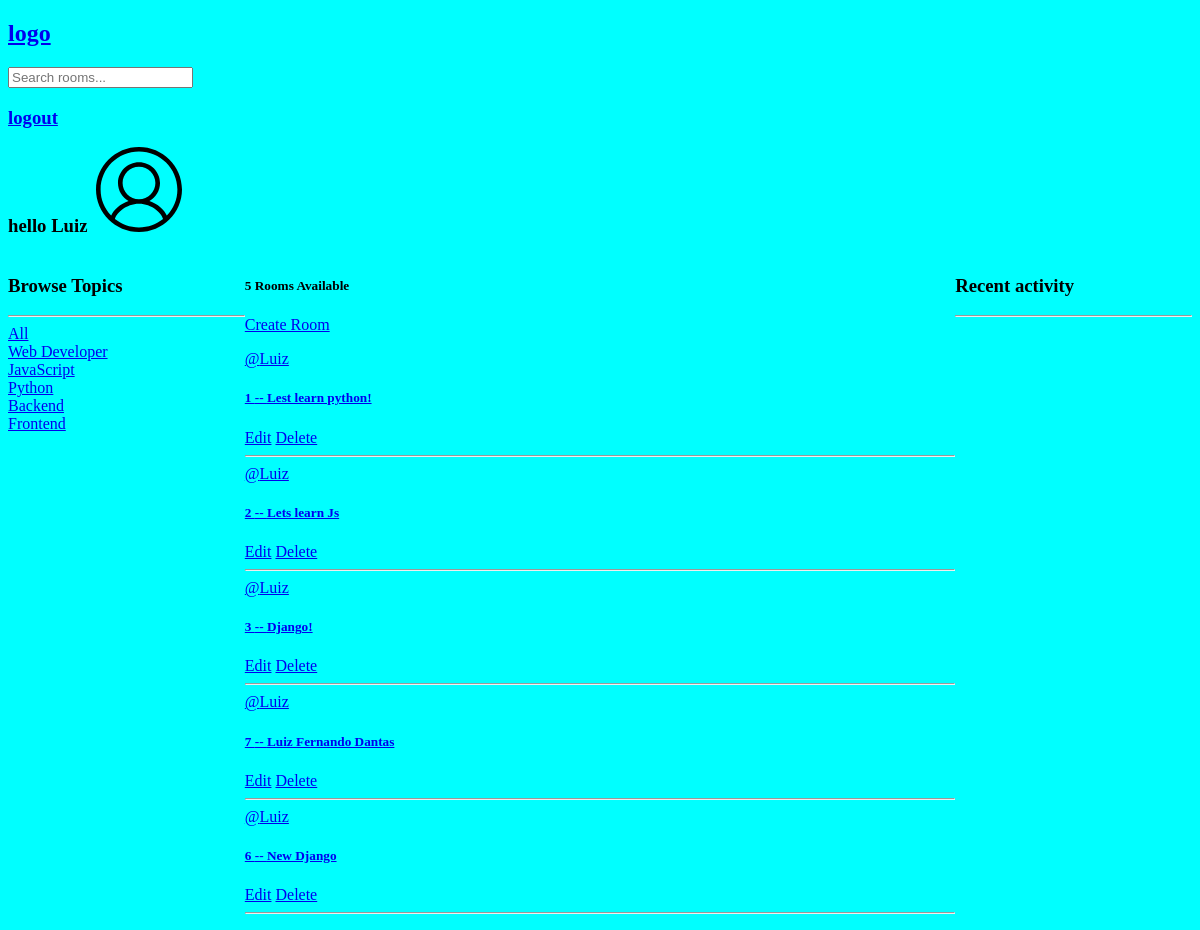
Before: / (signed in) with the older database file.
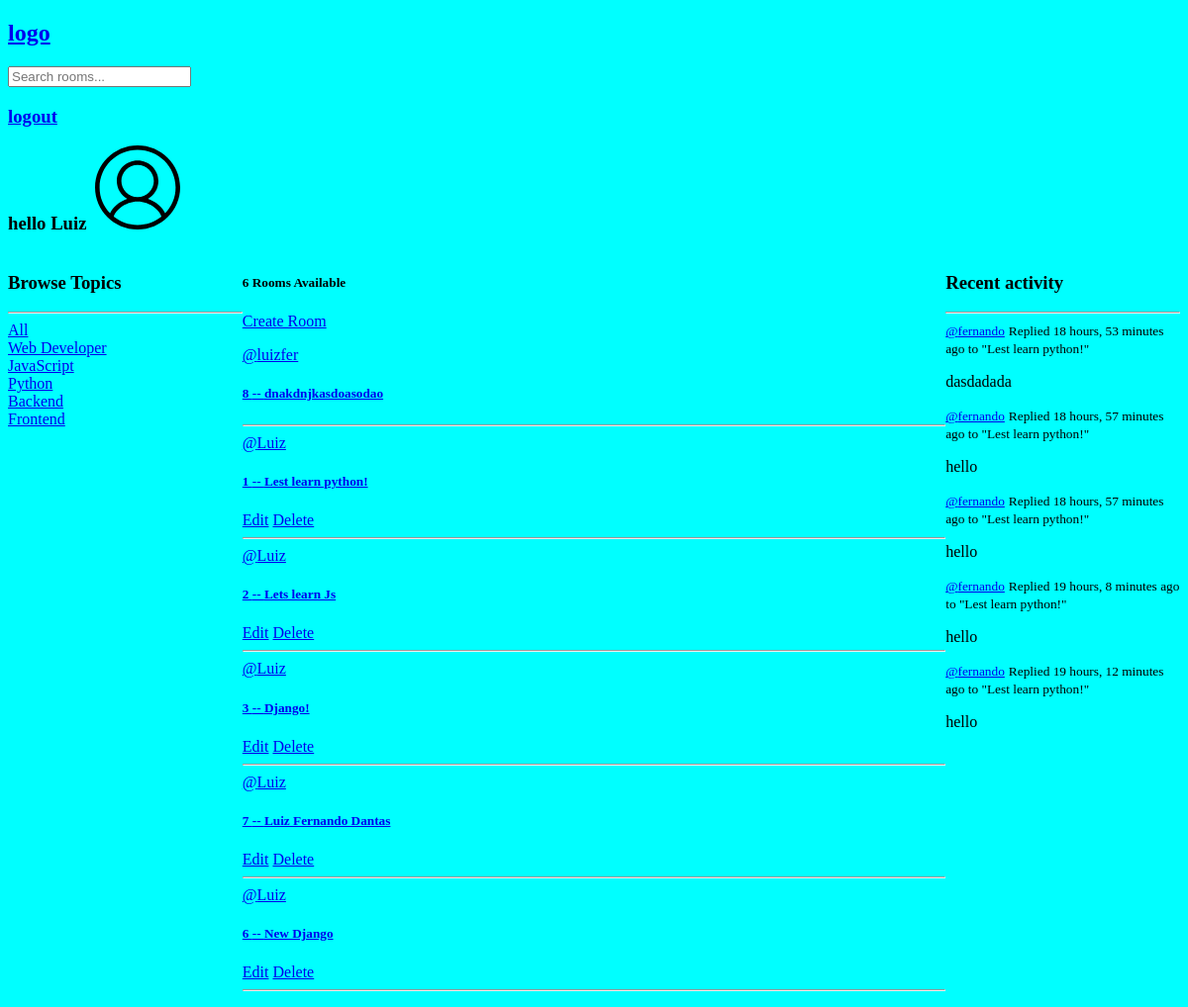
After: the same page with the newer database file.
### base/models.py (models this page shows, shortened)
class Topic(models.Model):
  name = models.CharField(max_length=200)

class Room(models.Model):
  host = models.ForeignKey(User, on_delete=models.CASCADE, null=True)
  topico = models.ForeignKey(Topic, null=True, on_delete=models.SET_NULL)
  name = models.CharField(max_length=200)
  description = models.TextField(null=True, blank=True)
  participants = models.ManyToManyField(User, related_name='participants', blank=True)
  updated = models.DateTimeField(auto_now=True)
  create = models.DateTimeField(auto_now_add=True)
  class Meta:
    ordering = ['-updated', '-create']
  def __str__(self):
    return self.name

class Message(models.Model):
  user = models.ForeignKey(User, on_delete=models.CASCADE)
  room = models.ForeignKey(Room, on_delete=models.CASCADE)
  body = models.TextField()
  updated = models.DateTimeField(auto_now=True)
  create = models.DateTimeField(auto_now_add=True)
  class Meta:
    ordering = ['-updated', '-create']
  def __str__(self):
    return self.body[0:50]

### base/views.py (the view)
# urls.py: path('',  views.home, name="home"),
def home(request):
  q = request.GET.get('q') if request.GET.get('q') != None else ''
  topics = Topic.objects.all()
  rooms = Room.objects.filter(Q(topico__name__icontains = q) | Q(name__icontains = q) | Q(description__icontains = q))
  room_message = Message.objects.filter(Q(room__topico__name__icontains = q))
  room_count = rooms.count()
  context =  {'rooms' : rooms, 'topics' : topics, 'room_count' : room_count, 'room_messages': room_message}
  return render(request,'base/home.html',context)

### base/templates/base/home.html (shortened to what this page needs)
{% extends "main.html" %}
{% block content %}
<div class="home__container">
  <div>
    {% include "base/topics__component.html" %}
  </div>
  <div>
    <div>
      <h5>{{room_count}} Rooms Available</h5>
      <p><a href="{% url 'create-room' %}">Create Room</a></p>
    </div>
    {% include "base/feed__components.html" %}
  </div>
  <div>
    {% include "base/activity__component.html" %}
  </div>
{% endblock content %}

### base/templates/base/topics__component.html
<h3>
  Browse Topics
</h3>
<hr>
<div>
  <a href="{% url "home" %}">All </a>
</div>
{% for topic in topics %}
  <div>
    <a href="{% url "home" %}?q={{topic.name}}"> {{topic.name}} </a>
  </div>
{% endfor %}

### base/templates/base/feed__components.html (shortened to what this page needs)
{% for room in rooms %}
<div>
    <a href="{% url "user-profile" room.host.id %}">@{{room.host.username}}</a>
    <a href="{% url 'room' room.id %}">
    <h5>
      {{room.id}} -- {{room.name}}
    </h5>
    {% if request.user == room.host %}
    <a href="{% url 'update-room' room.id %}">Edit</a>
    <a href="{% url 'delete-room' room.id %}">Delete</a>
    {% endif %}
    <hr>
    </a>
</div>
{% endfor %}

### base/templates/base/activity__component.html (shortened to what this page needs)
<div>
  <h3>Recent activity</h3>
  <hr>
  {% for message in room_messages %}
  <div>
    <small><a href="{% url "user-profile" message.user.id %}">@{{message.user}}</a></small>
    <small>Replied  {{message.create|timesince}} ago to "{{message.room}}"</small>
    <p>{{message}}</p>
  </div>
  {% endfor %}
</div>

Changed rows visible on the page:
added Room: host.username "luizfer", id "8", name "dnakdnjkasdoasodao"
added Message: user "fernando", create "18 hours, 53 minutes", room "Lest learn python!", body "dasdadada"
added Message: user "fernando", create "18 hours, 57 minutes", room "Lest learn python!", body "hello"
added Message: user "fernando", create "18 hours, 57 minutes", room "Lest learn python!", body "hello"
added Message: user "fernando", create "19 hours, 8 minutes", room "Lest learn python!", body "hello"
added Message: user "fernando", create "19 hours, 12 minutes", room "Lest learn python!", body "hello"
Other visible differences:
{{ room_count }}: "5" → "6"
